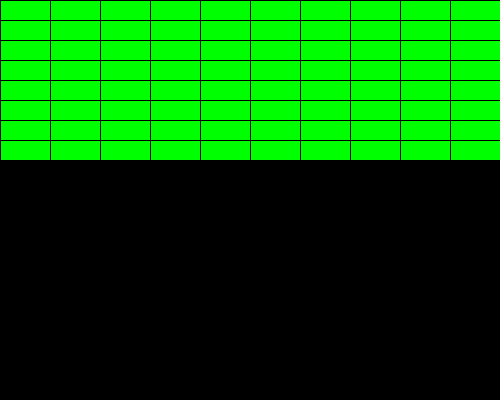
Frame 1 (no input)
Frame 60 (the mouse pressed at the canvas centre just before this capture): identical to frame 1, image omitted
Frame 120 (the mouse held since frame 60 and released just before this capture): identical to frame 1, image omitted

The Processing sketch that drew this single still picture (run headless with seeded random() and noise(); from frame 60 on, the mouse is pressed at the canvas centre):

// Processing sketch: class_block
// ── class_block.pde
void setup()
{
  // window size
  size(500, 400);
}

void draw()
{
  // wipe out
  background(0);
  
  //draw a brick
  fill(0, 255, 0); // rgb
  for (int x = 0; x < 10; x++)
  {
    for(int y = 0; y < 8; y++)
    {
      rect(50*x, 20*y, 50, 20);
    }
  }
  
}
